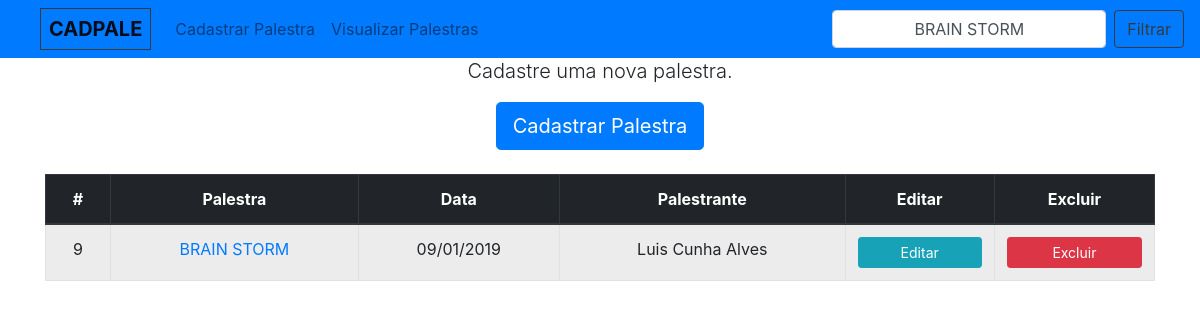
The app's page /index.php?palestra=BRAIN STORM with its own data.
### tables this page shows
CREATE TABLE `palestra` (
  `id` int(11) NOT NULL AUTO_INCREMENT,
  `nome` varchar(100) NOT NULL,
  `data` datetime NOT NULL,
  `palestrante` varchar(100) NOT NULL,
  `del` bit(1) DEFAULT b'0',
  PRIMARY KEY (`id`)
);

### index.php (the view, shortened to what this page needs)
<?php include("cabecalho.php");
$palestrafilter = "";
if(isset($_GET['palestra'])){
  $palestrafilter = $_GET['palestra'];
}
try{
    $Conexao    = Conexao::getConnection();
    $query      = $Conexao->query("SELECT id, nome, data, palestrante FROM palestra where (del = b'0' and nome like \"%$palestrafilter%\") or (del = b'0' and palestrante like \"%$palestrafilter%\") or (del = b'0' and data like \"%$palestrafilter%\") or (del = b'0' and id like \"%$palestrafilter%\"); ");
    $palestras   = $query->fetchAll();
}catch(Exception $e){
    echo $e->getMessage();
    exit;
}
finally{
}
?>
    <main role="main">
        <h1 class="text-center">Palestras</h1>
        <p class="lead text-center">Cadastre uma nova palestra.</p>
        <div class="mb-4 text-center">
          <a class="btn btn-lg btn-primary" href="paleform.php?tipo=incluir" role="button" name="tipo" value="incluir">Cadastrar Palestra</a>
        </div>
    </main>
    <div class="table-responsive">
    <table class="table table-hover table-active table-bordered text-center">
  <thead class="thead-dark">
    <tr>
      <th scope="col">#</th>
      <th scope="col">Palestra</th>
      <th scope="col">Data</th>
      <th scope="col">Palestrante</th>
      <th scope="col">Editar</th>
      <th scope="col">Excluir</th>
    </tr>
  </thead>
  <tbody>
  <?php
  if(count($palestras) > 0){
      foreach($palestras as $palestra) {
        $date = date_create($palestra['data']);
   ?>
      <tr>
           <td><?php echo $palestra['id']; ?></td>
           <td><a href="<?php echo "paledetail.php?id=".$palestra['id']."&palestra=".$palestra['nome']. "&data=".date_format($date, 'd/m/y')."&palestrante=".$palestra['palestrante'] ?>"><?php echo $palestra['nome']; ?></a></td>
           <td><?php echo date_format($date, 'd/m/Y'); ?></td>
           <td><?php echo $palestra['palestrante']; ?></td>
           <td><a class="btn btn-info btn-sm" style="width: 100%" href="<?php echo "paleform.php?tipo=editar&id=".$palestra['id']."&palestra=".$palestra['nome']. "&data=".date_format($date, 'Y-m-d')."&palestrante=".$palestra['palestrante'] ?>">Editar</a></td>
           <td><button class="btn btn-danger btn-sm" style="width: 100%" onClick="abrirModal(<?php echo $palestra['id']; ?>)">Excluir</button></td>
           </tr>
   <?php
       }
      }
       else{
        echo "<tr><td colspan=\"6\">Nenhuma palestra encontrada!</td></tr>";
      }
   ?>
  </tbody>
</table>
</div>
<?php include("rodape.php") ?>

### records on screen
palestra: id "9", nome "BRAIN STORM", data "09/01/2019", palestrante "Luis Cunha Alves"
